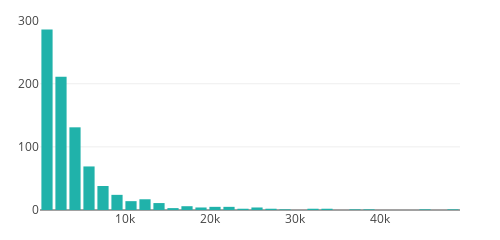

The notebook cell saved with this chart:
### Code cell
# sessions per user

sess_cn = []
for x in df.userid.unique():
    all_sessions = df[df['userid'] == x]
    sess_cn.append(all_sessions.shape[0])
    
plotly_bins(sess_cn, bins=30)

### Figure 1 — Plotly figure (JSON) as saved in the notebook; plotly's stock layout.template omitted (floating-point values rounded to 4 significant figures)
{"data": [{"marker": {"color": "lightseagreen"}, "type": "bar", "uid": "dea899b8-fbd1-11e8-a2a7-3c15c2cf2370", "x": [844.7, 2492.0, 4140.0, 5787.0, 7434.0, 9082.0, 10730.0, 12380.0, 14020.0, 15670.0, 17320.0, 18970.0, 20610.0, 22260.0, 23910.0, 25560.0, 27200.0, 28850.0, 30500.0, 32150.0, 33790.0, 35440.0, 37090.0, 38730.0, 40380.0, 42030.0, 43680.0, 45320.0, 46970.0, 48620.0], "y": [286, 211, 131, 69, 38, 24, 14, 17, 11, 3, 6, 4, 5, 5, 2, 4, 2, 1, 0, 2, 2, 0, 1, 1, 0, 0, 0, 1, 0, 1]}], "layout": {"height": 220, "margin": {"b": 30, "l": 40, "r": 40, "t": 20}, "width": 500}}
